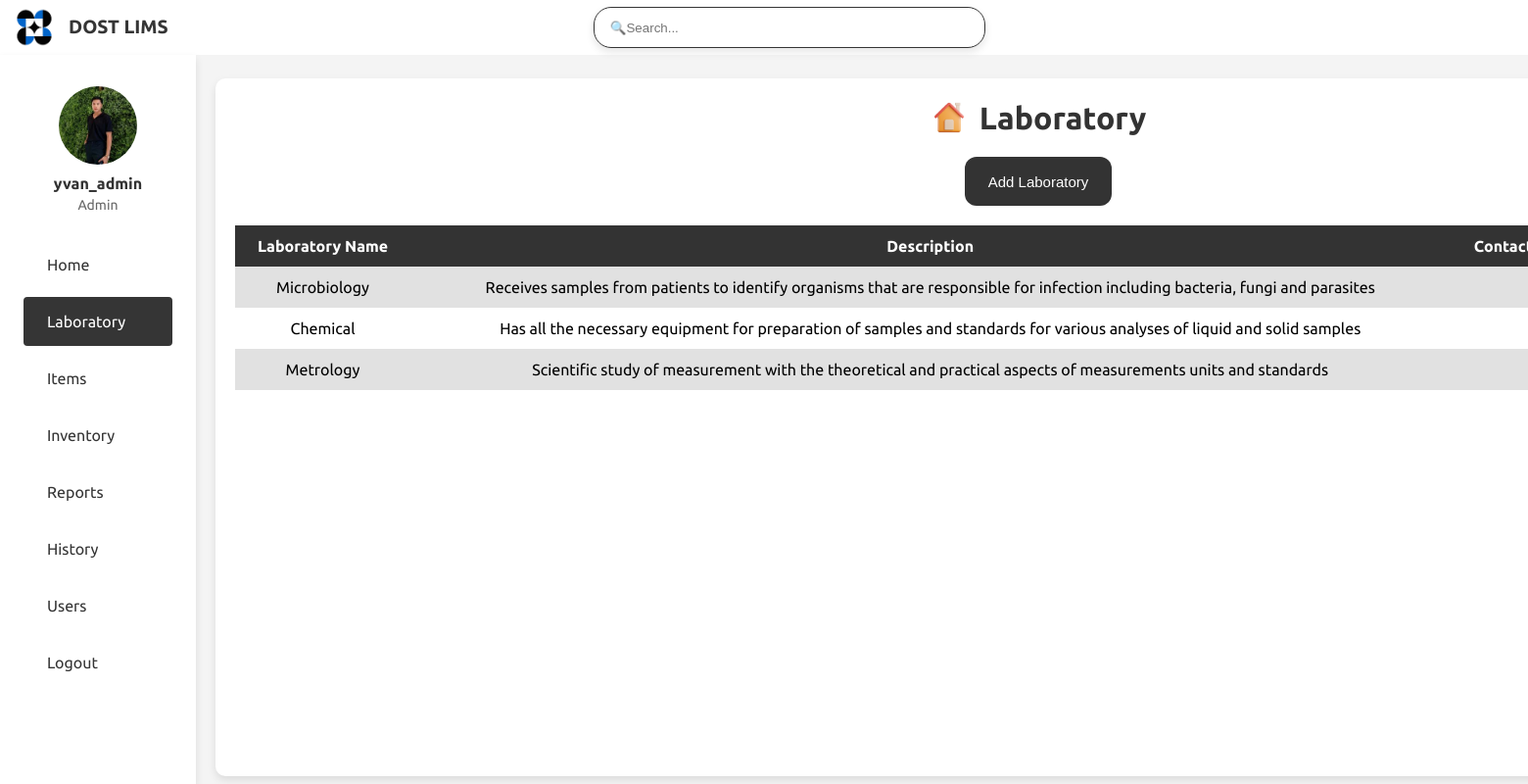
Page /lab.php (signed in) on the committed database.
### tables this page shows
CREATE TABLE `users` (
  `user_id` int(11) NOT NULL,
  `username` varchar(50) NOT NULL,
  `password` varchar(255) NOT NULL,
  `role` enum('Admin','Lab_Manager','Microbiology Lab Manager','Chemical Lab Manager','Metrology Lab Manager','Analyst','Microbiology Analyst','Chemical Analyst','Metrology Analyst','CRO') NOT NULL,
  `profile_image` varchar(255) DEFAULT NULL,
  `created_at` timestamp NOT NULL DEFAULT current_timestamp(),
  `updated_at` timestamp NOT NULL DEFAULT current_timestamp() ON UPDATE current_timestamp()
);

CREATE TABLE `laboratories` (
  `lab_id` int(11) NOT NULL,
  `lab_name` varchar(100) NOT NULL,
  `description` text DEFAULT NULL,
  `location` varchar(255) DEFAULT NULL,
  `contact_info` varchar(255) DEFAULT NULL,
  `created_at` timestamp NOT NULL DEFAULT current_timestamp(),
  `updated_at` timestamp NOT NULL DEFAULT current_timestamp() ON UPDATE current_timestamp()
);

### includes/functions.php (called while the page is built, shortened)
<?php
function is_admin() {
    return isset($_SESSION['role']) && $_SESSION['role'] === 'Admin';
}
function can_add_lab() {
    $role = $_SESSION['role'] ?? '';
    return ($role === 'Admin') ||
           ($role === 'Microbiology Lab Manager')||
           ($role === 'Chemical Lab Manager')||
           ($role === 'Metrology Lab Manager');
}
?>

### public/lab.php (the view, shortened to what this page needs)
<?php
include_once 'side_bar.php';
require_once "../includes/functions.php";
$link = mysqli_connect(DB_SERVER, DB_USERNAME, DB_PASSWORD, DB_NAME);
$sql = "SELECT * FROM laboratories";
$result = mysqli_query($link, $sql);
?>
<!DOCTYPE html>
<html lang="en">
<head>
    <link rel="stylesheet" href="https://cdnjs.cloudflare.com/ajax/libs/remixicon/3.4.0/remixicon.css">
    <link rel="stylesheet" href="styles/lab.css">
</head>
<body>
    <div class="lab-container">
        <h1>Laboratory</h1>
        <?php if (can_add_lab()): ?>
            <button class="btn btn-primary" id="addLabButton">Add Laboratory</button>
        <?php endif; ?>
        <table class="table table-striped">
            <thead>
                <tr>
                    <th>Laboratory Name</th>
                    <th>Description</th>
                    <th>Contact Information</th>
                </tr>
            </thead>
            <tbody>
                <?php if ($result && mysqli_num_rows($result) > 0): ?>
                    <?php while ($row = mysqli_fetch_assoc($result)): ?>
                        <tr id="lab-<?php echo $row['lab_id']; ?>">
                            <td><?php echo htmlspecialchars($row['lab_name']); ?></td>
                            <td><?php echo htmlspecialchars($row['description']); ?></td>
                            <td><?php echo htmlspecialchars($row['contact_info']); ?></td>
                        </tr>
                    <?php endwhile; ?>
                <?php else: ?>
                    <tr>
                        <td colspan="5">No laboratories found</td>
                    </tr>
                <?php endif; ?>
            </tbody>
        </table>
    </div>
</body>
</html>

### public/side_bar.php (shortened to what this page needs)
<?php
require_once "../includes/functions.php";
$user_id = $_SESSION['user_id'];
$sql = "SELECT username, role, profile_image FROM users WHERE user_id = ?";
$stmt = mysqli_prepare($link, $sql);
mysqli_stmt_bind_param($stmt, "i", $user_id);
mysqli_stmt_execute($stmt);
$result = mysqli_stmt_get_result($stmt);
$user = mysqli_fetch_assoc($result);
$username = $user['username'];
$role = $user['role'];
$profile_image = $user['profile_image'];
$profile_image_path = !empty($profile_image) ? "uploads/$profile_image" : "image/default-profile.png";
?>
<!DOCTYPE html>
<html lang="en">
<head>
    <link rel="stylesheet" href="styles/side_bar.css">
    <link rel="stylesheet" href="https://cdnjs.cloudflare.com/ajax/libs/remixicon/3.4.0/remixicon.css">
</head>
<body>
    <header class="header">
        <div class="header__container container">
           <div class="header__logo-title">
              <a href="home.php" class="header__logo">
              <img src="image/DOST.png" alt="">
              </a>
              <div class="logo-title">
              <p>DOST LIMS</p>
              </div>
           </div>
           <div class="header__search">
              <input type="text" id="searchInput" placeholder="🔍Search...">
           </div>
        </div>
    </header>
    <div class="sidebar" id="sidebar">
        <nav class="sidebar__container">
        <div class="sidebar__content">
            <div class="sidebar__list">
            <div class="sidebar__profile">
                <img src="<?php echo htmlspecialchars($profile_image_path); ?>" alt="User Profile Image" class="sidebar__profile-image">
                <span class="sidebar__username"><?php echo htmlspecialchars($username); ?></span>
                <span class="sidebar__role"><?php echo htmlspecialchars($role); ?></span>
            </div>
               <a href="home.php" class="sidebar__link <?php echo basename($_SERVER['PHP_SELF']) == 'home.php' ? 'active-link' : ''; ?>">
                   <span class="sidebar__link-name">Home</span>
               </a>
               <a href="lab.php" class="sidebar__link <?php echo basename($_SERVER['PHP_SELF']) == 'lab.php' ? 'active-link' : ''; ?>">
                  <span class="sidebar__link-name">Laboratory</span>
               </a>
               <a href="item.php" class="sidebar__link <?php echo basename($_SERVER['PHP_SELF']) == 'item.php' ? 'active-link' : ''; ?>">
                  <span class="sidebar__link-name">Items</span>
               </a>
               <a href="inventory.php" class="sidebar__link <?php echo basename($_SERVER['PHP_SELF']) == 'inventory.php' ? 'active-link' : ''; ?>">
                  <span class="sidebar__link-name">Inventory</span>
               </a>
               <a href="report.php" class="sidebar__link <?php echo basename($_SERVER['PHP_SELF']) == 'report.php' ? 'active-link' : ''; ?>">
                  <span class="sidebar__link-name">Reports</span>
               </a>
               <a href="transaction.php" class="sidebar__link <?php
                   $currentPage = basename($_SERVER['PHP_SELF']);
                   $activePages = ['transaction.php', 'item_history.php', 'inventory_history.php'];
                   echo in_array($currentPage, $activePages) ? 'active-link' : '';
               ?>">
                   <span class="sidebar__link-name">History</span>
               </a>
               <?php if (is_admin()): ?>
               <a href="users.php" class="sidebar__link <?php echo basename($_SERVER['PHP_SELF']) == 'users.php' ? 'active-link' : ''; ?>">
                   <span class="sidebar__link-name">Users</span>
               </a>
               <?php endif; ?>
               <a href="logout.php" class="sidebar__link <?php echo basename($_SERVER['PHP_SELF']) == 'login.php' ? 'active-link' : ''; ?>">
                  <span class="sidebar__link-name">Logout</span>
               </a>
            </div>
        </nav>
    </div>
</body>
</html>

### public/styles/side_bar.css (style rules this page uses)
:root { --header-height: 3.5rem; --body-font: "Ubuntu", sans-serif; --normal-font-size: .938rem; --small-font-size: .813rem; --font-medium: 500; --font-semi-bold: 600; --z-tooltip: 10; --z-fixed: 100; --box-shadow: 0 4px 8px rgba(0, 0, 0, 0.1); }
@media screen and (min-width: 1024px) { :root { --normal-font-size: 1rem; --small-font-size: .875rem; } }
* { box-sizing: border-box; padding: 0; margin: 0; }
body { font-family: var(--body-font); font-size: var(--normal-font-size); color: var(--text-color); background-color: #f4f4f4; }
a { text-decoration: none; }
img { display: block; max-width: 100%; height: auto; }
.header { position: fixed; top: 0; left: 0; width: 100%; background-color: white; z-index: var(--z-fixed); }
.header__container { height: var(--header-height); display: flex; align-items: center; justify-content: space-between; }
.header__logo-title { display: flex; align-items: center; }
.header__logo { display: flex; align-items: center; width: 70px; }
.logo-title { font-weight: bold; margin-left: 0px; font-size: 120%; color: #353535; }
.header__search { display: flex; justify-content: center; flex-grow: 1; margin-right: 120px; }
.header__search input { width: 100%; max-width: 400px; padding: 0.8rem 1rem; border-radius: 18px; box-shadow: var(--box-shadow); border: 1px solid #353535; }
.sidebar { position: fixed; left: 0; top: var(--header-height); width: 200px; height: calc(100% - var(--header-height)); padding: 2rem 1.5rem; background-color: white; backdrop-filter: blur(16px); -webkit-backdrop-filter: blur(16px); z-index: var(--z-fixed); box-shadow: 0 4px 8px rgba(0, 0, 0, 0.1); transition: left .4s; }
.sidebar__container { display: flex; flex-direction: column; row-gap: 0rem; padding-bottom: 3rem; height: 100%; }
.sidebar__content { position: relative; overflow: auto; padding-top: 0; }
.sidebar__list { display: flex; flex-direction: column; row-gap: .50rem; }
.sidebar__link { color: #353535; display: grid; grid-template-columns: repeat(2, max-content); align-items: center; column-gap: .50rem; padding: 1rem; border-radius: .25rem; transition: background .3s; }
.sidebar__link.active-link { background-color: #353535; color: white; }
.sidebar__profile { text-align: center; margin-bottom: 20px; }
.sidebar__profile-image { width: 80px; height: 80px; border-radius: 50%; object-fit: cover; margin: 0 auto 10px auto; display: block; }
.sidebar__username { display: block; font-weight: bold; font-size: 16px; color: #333; margin-bottom: 5px; }
.sidebar__role { display: block; font-size: 14px; color: #666; }

### public/styles/lab.css (style rules this page uses)
* { margin: 0; padding: 0; box-sizing: border-box; }
body { font-family: 'Ubuntu', sans-serif; background-color: #f4f4f4; }
.lab-container { background-color: #fff; padding: 20px; box-shadow: 0 4px 8px rgba(0, 0, 0, 0.1); border-radius: 10px; margin-top: 80px; margin-left: 220px; text-align: center; position: absolute; width: 1680px; height: 89vh; overflow-y: scroll; overflow: hidden; }
.lab-container h1 { margin-bottom: 20px; color: #333; font-size: 2rem; display: flex; align-items: center; justify-content: center; }
.lab-container h1::before { content: ""; display: inline-block; width: 40px; height: 40px; background-image: url('../image/lab.png'); background-size: contain; background-repeat: no-repeat; margin-right: 10px; }
.table { width: 100%; margin-top: 20px; border-collapse: collapse; }
.table th, .table td { padding: 12px; text-align: center; }
.table thead th { background-color: #333; color: white; border-color: none; }
.table tbody tr:nth-of-type(odd) { background-color: #e1e1e1; }
.btn-primary { background-color: #333; border: none; font-size: 15px; color: #fff; width: 150px; height: 50px; border-radius: 12px; }

### rows in the picture
users: profile_image (picture), username "yvan_admin", role "Admin"
laboratories: lab_name "Microbiology", description "Receives samples from patients to identify organisms that are responsible for infection including bacteria, fungi and parasites"
laboratories: lab_name "Chemical", description "Has all the necessary equipment for preparation of samples and standards for various analyses of liquid and solid samples"
laboratories: lab_name "Metrology", description "Scientific study of measurement with the theoretical and practical aspects of measurements units and standards"
